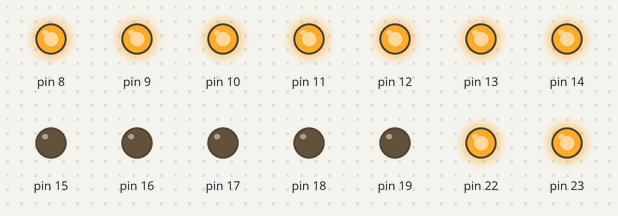
Bench run of a sketch on a simulated Arduino Uno, built with avr-gcc and run on an emulated ATmega328P. On the bench: output pins drawn as LEDs (lit = HIGH).

Above: at 0.02 s.
At 0.37 s:
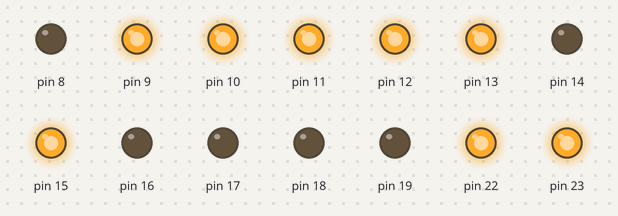
At 0.72 s:
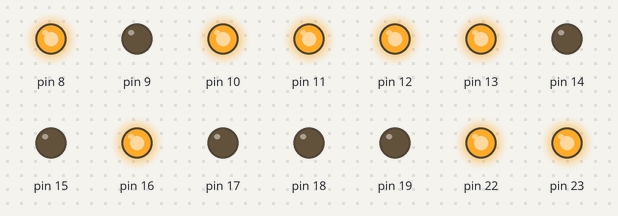
At 1.47 s:
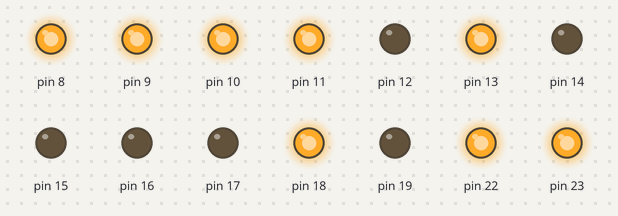
At 2.17 s:
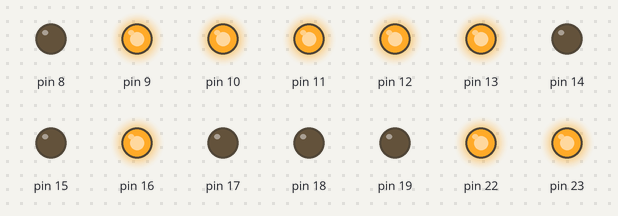
At 2.92 s:
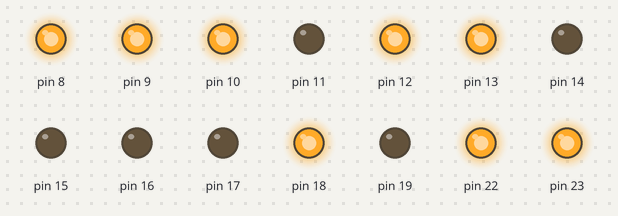
Timing chart, 0 to 3.2 s (numbered marks = the images above):
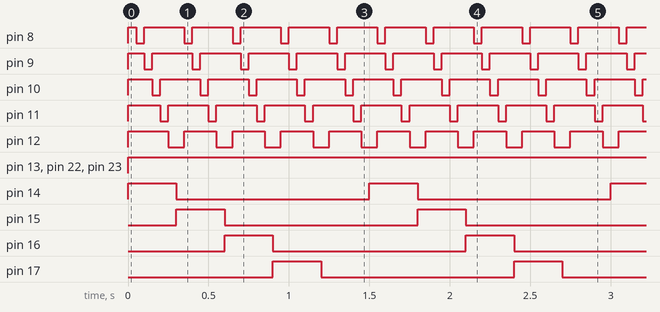

Measured:
- by itself, pin 8–10: repeats every 0.30 s: LOW 0.05 s, HIGH 0.25 s
- by itself, pin 11: alternates HIGH for 0.25 s and LOW for 0.05 s
- by itself, pin 12: alternates HIGH for 0.20 s and LOW for 0.10 s
- by itself, pin 13, pin 22, pin 23: LOW → HIGH at 0.00 s
- by itself, pin 14–18: alternates HIGH for 0.30 s and LOW for 1.2 s

The sketch:

7.1.ino
```cpp
#include <avr/io.h>
#include <util/delay.h>

int main()
{
  DDRB = 0xFF;
  DDRC = 0xFF;
  PORTB = 0xFF;
  PORTC = 0x00;

  while(1)
  {
    int i = 0;
    while (i <= 4)
    {
      PORTC = 1 << (i);
      _delay_ms(50);
      i++;
      int j = 0;
      while (j <= 4)
      {
        PORTB = ~(1 << (j));
        j++;
        _delay_ms(50);
      }
    }
  }
}
```
